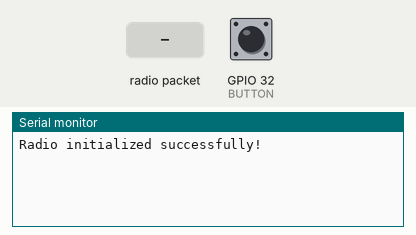
Recording of a program running on a simulated ESP32. Parts: the last lines printed to the serial monitor. The inputs (shaded band) are chosen by the test bench; at power-on: GPIO 32 (BUTTON) HIGH. I2S audio is not simulated (input reads silence).

Above: at 1.2 s.
1.3 s: GPIO 32 (BUTTON) pulled LOW for 0.15 s
At 1.9 s:
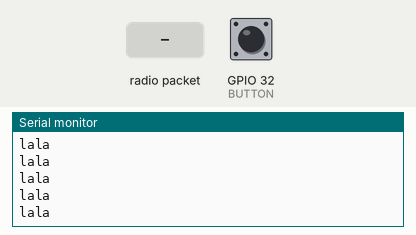
2.9 s: radio packet "1" arrives
At 4.4 s:
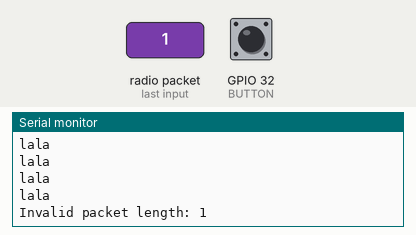

The program:

main.cpp
```cpp
#include <Arduino.h>
#include "AudioHandler.h"
#include "RadioManager.h"
#include <WiFi.h>
static constexpr int I2S_BCLK = 26;
static constexpr int I2S_WS   = 25;
static constexpr int I2S_DOUT = 22;
static constexpr int I2S_DIN  = 35;
static constexpr int BUTTON   = 32;

uint8_t peerAddress[] = {0xFF, 0xFF, 0xFF, 0xFF, 0xFF, 0xFF};

AudioHandler audio(I2S_BCLK, I2S_WS, I2S_DOUT, I2S_DIN);
RadioManager radio;
TaskHandle_t AudioTaskHandle = NULL;
QueueHandle_t audioQueue = NULL;

void AudioTask(void *pvParameters) {
    static constexpr size_t samplesCount = 120;
    int16_t buffer[128] = {0};

    while(true) {
        bool state = digitalRead(BUTTON);

        if (state == LOW) {
            Serial.println("lala"
            );
            int read = audio.readAudio(buffer, samplesCount);
            for(int i = 0; i<120; i++){
                if (buffer[i]< 300 || buffer[i]<-300){
                    buffer[i] == 0;
                }
            }
            if (read == samplesCount) {
               radio.sendAudio(peerAddress, buffer, samplesCount);
            }
            // audio.playAudio(buffer, samplesCount);
        //     for (int i = 0; i < samplesCount; i++) {
        //    Serial.println(buffer[i]);
        // }s
      }
        else {
            if (xQueueReceive(audioQueue, buffer, pdMS_TO_TICKS(10)) == pdPASS) {
                audio.playAudio(buffer, samplesCount);
            }else{
                memset(buffer, 0, samplesCount * sizeof(int16_t));
        audio.playAudio(buffer, samplesCount);
            }

        }
    }}


void setup() {
    Serial.begin(115200);
    audio.begin();
    pinMode(BUTTON, INPUT_PULLUP);

    audioQueue = xQueueCreate(10, 120 * sizeof(int16_t));

    if (radio.begin(audioQueue)) {
        radio.addPeer(peerAddress);
        Serial.println("Radio initialized successfully!");
    }

    xTaskCreatePinnedToCore(
        AudioTask,
        "AudioTask",
        10000,
        NULL,
        1,
        &AudioTaskHandle,
        1
    );
}

void loop() {
    // Empty loop, operations handled by RTOS tasks
}
```

AudioHandler.cpp
```cpp
#include "AudioHandler.h"
#include "driver/i2s.h"

AudioHandler::AudioHandler(int bclk, int ws, int dout, int din) : _bclk(bclk), _ws(ws), _dout(dout), _din(din) {}

void AudioHandler::begin() {
    i2s_config_t i2s_config = {
        .mode = (i2s_mode_t)(I2S_MODE_MASTER | I2S_MODE_TX | I2S_MODE_RX),
        .sample_rate = 16000,
        .bits_per_sample = I2S_BITS_PER_SAMPLE_16BIT,
        .channel_format = I2S_CHANNEL_FMT_ONLY_LEFT,
        .communication_format = I2S_COMM_FORMAT_I2S,
        .intr_alloc_flags = 0,
        .dma_buf_count = 8,
        .dma_buf_len = 128,
        .use_apll = false,
    };
    i2s_driver_install(I2S_NUM_0, &i2s_config, 0, NULL);

    i2s_pin_config_t i2s_pins = {
        .bck_io_num = _bclk,
        .ws_io_num = _ws,
        .data_out_num = _dout,
        .data_in_num = _din
    };
    i2s_set_pin(I2S_NUM_0, &i2s_pins);
}

int AudioHandler::readAudio(int16_t *buffer, size_t samplesCount) {
    size_t bytesRead = 0;
    esp_err_t res = i2s_read(I2S_NUM_0, buffer, samplesCount * sizeof(int16_t), &bytesRead, portMAX_DELAY);
    return bytesRead / sizeof(int16_t);
}

int AudioHandler::playAudio(int16_t *buffer, size_t samplesCount) {
    size_t bytesWritten = 0;
    esp_err_t res = i2s_write(I2S_NUM_0, buffer, samplesCount * sizeof(int16_t), &bytesWritten, portMAX_DELAY);
    return bytesWritten / sizeof(int16_t);
}
```

AudioHandler.h
```cpp
#pragma once
#include <Arduino.h>
#include <stdint.h>
#include <cstdint>

class AudioHandler {
public:
    AudioHandler(int bclk, int ws, int dout, int din);
    void begin();
    int readAudio(int16_t *buffer, size_t samplesCount);
    int playAudio(int16_t *buffer, size_t samplesCount);

private:
    int _bclk;
    int _ws;
    int _din;
    int _dout;
};
```

RadioManager.cpp
```cpp
#include "RadioManager.h"
#include "freertos/FreeRTOS.h"
#include "freertos/queue.h"
#include <WiFi.h>
#include <esp_now.h>

QueueHandle_t RadioManager::_incomingQueue = NULL;

RadioManager::RadioManager() {}

void RadioManager::OnDataRecv(const uint8_t *mac, const uint8_t *incomingData, int len) {
    if (len != 120 * sizeof(int16_t)) {
        Serial.printf("Invalid packet length: %d\n", len);
        return;
    }

    if (incomingData != NULL) {
        xQueueSend(_incomingQueue, incomingData, 0);
    }
}

bool RadioManager::begin(QueueHandle_t audioQueue) {
    _incomingQueue = audioQueue;

    WiFi.mode(WIFI_STA);
    WiFi.disconnect();

    if (esp_now_init() != ESP_OK) {
        Serial.println("ESP-NOW initialization failed!");
        return false;
    }

    esp_now_register_recv_cb(OnDataRecv);
    return true;
}

void RadioManager::addPeer(const uint8_t* peerMac) {
    esp_now_peer_info_t peerInfo = {};
    memcpy(peerInfo.peer_addr, peerMac, 6);

    peerInfo.channel = 0;
    peerInfo.encrypt = false;

    if (esp_now_add_peer(&peerInfo) != ESP_OK) {
        Serial.println("Failed to add peer!");
    }
}

void RadioManager::sendAudio(const uint8_t* peerMac, const int16_t* buffer, size_t count) {
    esp_now_send(peerMac, (const uint8_t*)buffer, count * sizeof(int16_t));
}
```

RadioManager.h
```cpp
#pragma once
#include <Arduino.h>
#include <freertos/FreeRTOS.h>
#include <freertos/queue.h>

class RadioManager {
public:
    RadioManager();
    void addPeer(const uint8_t *mac);
    bool begin(QueueHandle_t queue);
    void sendAudio(const uint8_t* peerMac,const int16_t* buffer, size_t len);

private:
    static void OnDataRecv(const uint8_t *mac, const uint8_t *incomingData, int len);
    static QueueHandle_t _incomingQueue;
};
```

Measured:
- after the input at 1.3 s, the serial monitor: prints a new line at once (image 1)
- after the input at 2.9 s, the serial monitor: prints a new line after 0.05 s (image 2)
